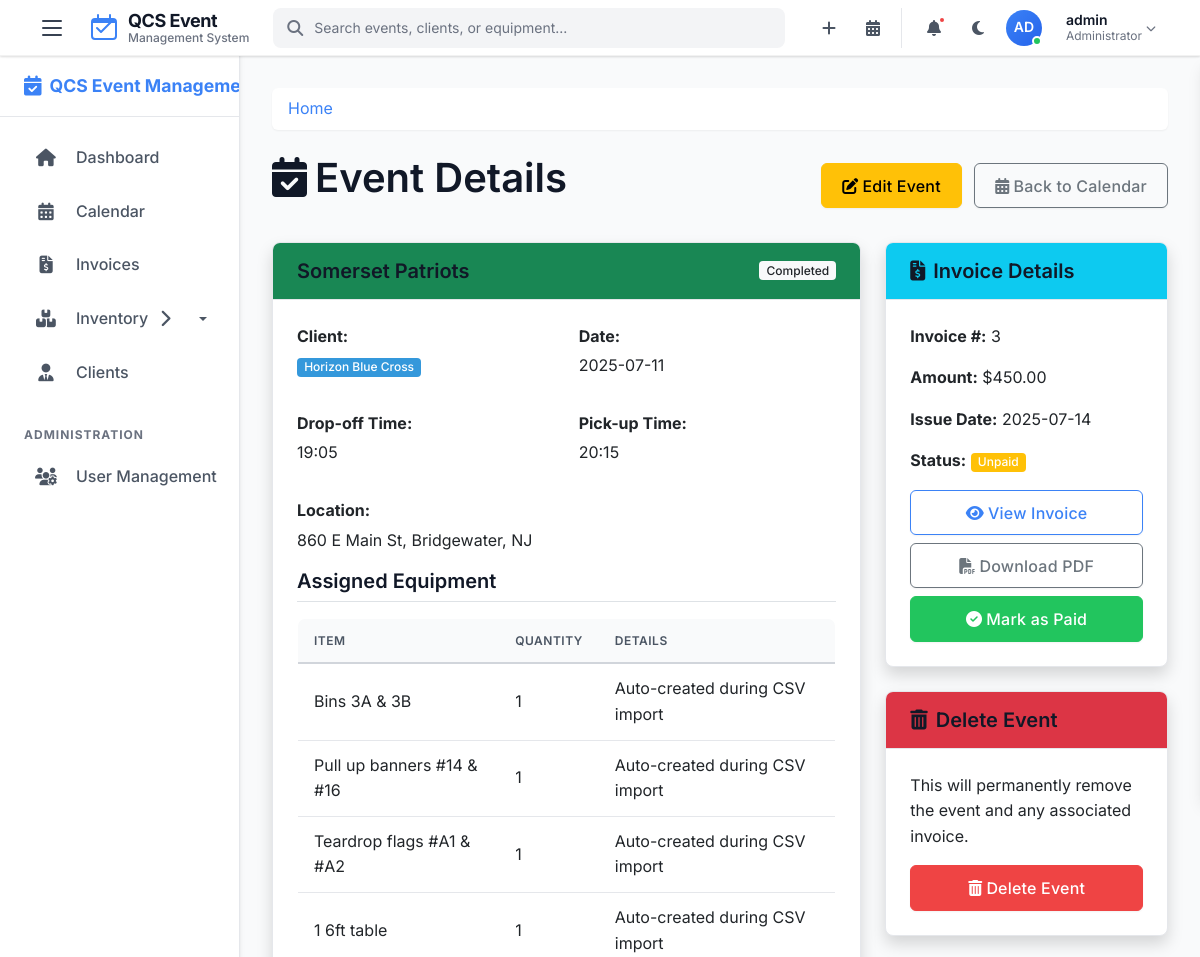
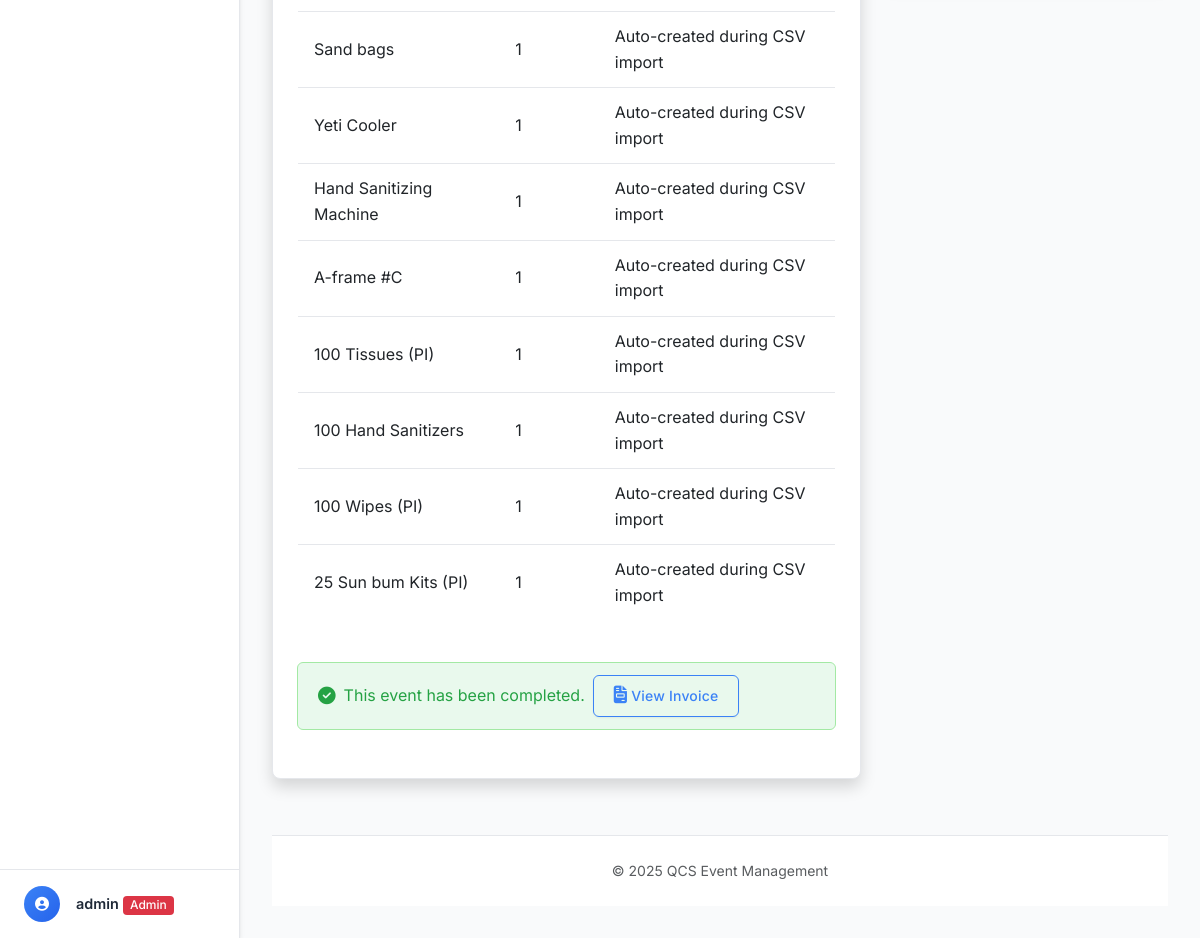
Screenshot of /events/4 (signed in) with the database file from the repository (2 pictures, top to bottom).
### tables this page shows
CREATE TABLE events (
    event_id INTEGER PRIMARY KEY AUTOINCREMENT,
    event_name TEXT NOT NULL,
    client_id INTEGER,
    category_id INTEGER,
    template_id INTEGER,
    ics_uid TEXT UNIQUE,  -- Unique identifier for ICS events
    event_date TEXT,  -- Store as YYYY-MM-DD
    end_date TEXT,    -- For multi-day events
    drop_off_time TEXT,      -- Store as HH:MM:SS
    pickup_time TEXT,
    is_all_day INTEGER DEFAULT 0, -- 0 for false, 1 for true
    has_conflicts INTEGER DEFAULT 0, -- 0 for no conflicts, 1 for conflicts
    is_recurring INTEGER DEFAULT 0, -- 0 for one-time, 1 for recurring
    recurrence_pattern TEXT,     -- daily, weekly, monthly, yearly
    recurrence_end_date TEXT,    -- When recurring events should stop
    parent_event_id INTEGER,     -- For recurring events
    original_start_date TEXT,    -- For moved recurring instances
    manager TEXT,
    onsite_contact TEXT,
    onsite_contact_phone TEXT,
    event_location TEXT,
    location_id INTEGER,     -- Reference to locations table
    items_needed TEXT,       -- List of items needed, including kits.
    boxes_from_pi INTEGER,   -- Number of boxes to be picked up from Positive Impact.
    notes TEXT,              -- Additional Information.
    status TEXT DEFAULT 'booked' CHECK(status IN ('booked', 'confirmed', 'in_progress', 'completed', 'cancelled')),
    created_by INTEGER,
    created_at TEXT NOT NULL DEFAULT (datetime('now')),
    last_updated TEXT,
    last_updated_by INTEGER,
    FOREIGN KEY (client_id) REFERENCES clients(id),
    FOREIGN KEY (category_id) REFERENCES event_categories(id),
    FOREIGN KEY (template_id) REFERENCES event_templates(id),
    FOREIGN KEY (location_id) REFERENCES locations(id),
    FOREIGN KEY (parent_event_id) REFERENCES events(event_id),
    FOREIGN KEY (created_by) REFERENCES users(id),
    FOREIGN KEY (last_updated_by) REFERENCES users(id)
);

CREATE TABLE clients (
    id INTEGER PRIMARY KEY AUTOINCREMENT,
    name TEXT NOT NULL,
    color TEXT NOT NULL,
    contact_person TEXT,
    phone TEXT,
    email TEXT,
    address TEXT,
    city TEXT,
    state TEXT,
    zip TEXT,
    notes TEXT,
    preferences TEXT,
    created_at TEXT NOT NULL DEFAULT (datetime('now')),
    created_by INTEGER,
    FOREIGN KEY (created_by) REFERENCES users(id)
);

CREATE TABLE equipment_assignments (
    id INTEGER PRIMARY KEY AUTOINCREMENT,
    event_id INTEGER NOT NULL,
    equipment_id INTEGER NOT NULL,
    quantity INTEGER NOT NULL DEFAULT 1,
    assigned_by INTEGER,
    assigned_at TEXT NOT NULL DEFAULT (datetime('now')),
    returned INTEGER NOT NULL DEFAULT 0,
    returned_at TEXT,
    notes TEXT,
    FOREIGN KEY (event_id) REFERENCES events(event_id),
    FOREIGN KEY (equipment_id) REFERENCES equipment(id),
    FOREIGN KEY (assigned_by) REFERENCES users(id)
);

CREATE TABLE equipment (
    id INTEGER PRIMARY KEY AUTOINCREMENT,
    name TEXT NOT NULL,
    description TEXT,
    quantity INTEGER NOT NULL DEFAULT 1,
    status TEXT DEFAULT 'available' CHECK(status IN ('available', 'maintenance', 'retired')),
    created_by INTEGER,
    created_at TEXT NOT NULL DEFAULT (datetime('now')),
    FOREIGN KEY (created_by) REFERENCES users(id)
);

CREATE TABLE invoices (
    id INTEGER PRIMARY KEY AUTOINCREMENT,
    event_id INTEGER,
    client_id INTEGER,
    amount REAL,
    issue_date TEXT NOT NULL DEFAULT (datetime('now')),
    due_date TEXT,
    status TEXT DEFAULT 'unpaid' CHECK(status IN ('unpaid', 'partial', 'paid', 'overdue')),
    notes TEXT,
    created_by INTEGER,
    last_updated TEXT,
    last_updated_by INTEGER,
    FOREIGN KEY (event_id) REFERENCES events(event_id),
    FOREIGN KEY (client_id) REFERENCES clients(id),
    FOREIGN KEY (created_by) REFERENCES users(id),
    FOREIGN KEY (last_updated_by) REFERENCES users(id)
);

### blueprints/calendar_bp.py (the view)
@calendar_bp.route('/events/<int:event_id>')
@login_required
def view_event(event_id):
    db = get_db()
    event = db.execute(
        'SELECT e.*, c.name as client_name, c.color as client_color '
        'FROM events e JOIN clients c ON e.client_id = c.id '
        'WHERE e.event_id = ?',
        (event_id,)
    ).fetchone()
    if event is None:
        abort(404)
    invoice = db.execute('SELECT * FROM invoices WHERE event_id = ?', (event_id,)).fetchone()
    equipment_assignments = db.execute(
        '''SELECT ea.quantity, e.name, e.description
           FROM equipment_assignments ea
           JOIN equipment e ON ea.equipment_id = e.id
           WHERE ea.event_id = ?''',
        (event_id,)
    ).fetchall()
    return render_template('view_event.html', event=event, invoice=invoice,
                          equipment_assignments=equipment_assignments)

### app.py (called while the page is built)
@app.after_request
def add_security_headers(response):
    response.headers['X-Content-Type-Options'] = 'nosniff'
    response.headers['X-Frame-Options'] = 'DENY'
    response.headers['X-XSS-Protection'] = '1; mode=block'
    response.headers['Strict-Transport-Security'] = 'max-age=31536000; includeSubDomains'
    return response

### helpers.py (called while the page is built)
def get_db():
    if 'db' not in g:
        g.db = sqlite3.connect(
            current_app.config['DATABASE'],
            detect_types=sqlite3.PARSE_DECLTYPES
        )
        g.db.row_factory = sqlite3.Row
    return g.db

def login_required(f):
    @wraps(f)
    def decorated_function(*args, **kwargs):
        if 'user_id' not in session:
            if request.path.startswith('/api/') or request.is_json or request.headers.get('X-Requested-With') == 'XMLHttpRequest':
                return jsonify({'error': 'Authentication required'}), 401
            else:
                flash('Please log in first', 'warning')
                return redirect(url_for('login'))
        return f(*args, **kwargs)
    return decorated_function

### templates/view_event.html (shortened to what this page needs)
{% extends 'layout.html' %}
{% block content %}
<div class="d-flex justify-content-between align-items-center mb-4">
    <h1><i class="fas fa-calendar-check me-2"></i>Event Details</h1>
    <div>
        <a href="{{ url_for('calendar.edit_event', event_id=event.event_id) }}" class="btn btn-warning me-2">
            <i class="fas fa-edit me-1"></i>Edit Event
        </a>
        <a href="{{ url_for('calendar.calendar') }}" class="btn btn-outline-secondary">
            <i class="fas fa-calendar-alt me-1"></i>Back to Calendar
        </a>
    </div>
</div>
<div class="row mb-4">
    <div class="col-md-8">
        <div class="card shadow mb-4">
            <div class="card-header d-flex justify-content-between align-items-center
                {% if event.status == 'completed' %}bg-success text-white
                {% elif event.status == 'cancelled' %}bg-danger text-white
                {% else %}bg-primary text-white{% endif %}">
                <h5 class="mb-0">{{ event.event_name }}</h5>
                <span class="badge bg-light text-dark">
                    {{ event.status|capitalize }}
                </span>
            </div>
            <div class="card-body">
                <div class="row mb-3">
                    <div class="col-md-6">
                        <p class="mb-1"><strong>Client:</strong></p>
                        <span class="badge client-badge" data-color="{{ event.client_color }}">
                            {{ event.client_name }}
                        </span>
                    </div>
                    <div class="col-md-6">
                        <p class="mb-1"><strong>Date:</strong></p>
                        <p>{{ event.event_date }}</p>
                    </div>
                </div>
                <div class="row mb-3">
                    <div class="col-md-6">
                        <p class="mb-1"><strong>Drop-off Time:</strong></p>
                        <p>{% if event.drop_off_time %}{{ event.drop_off_time }}{% else %}Not specified{% endif %}</p>
                    </div>
                    <div class="col-md-6">
                        <p class="mb-1"><strong>Pick-up Time:</strong></p>
                        <p>{% if event.pickup_time %}{{ event.pickup_time }}{% else %}Not specified{% endif %}</p>
                    </div>
                </div>
            <div class="mb-3">
                <p class="mb-1"><strong>Location:</strong></p>
                <p>{% if event.event_location %}{{ event.event_location }}{% else %}Not specified{% endif %}</p>
            </div>
            <div class="mb-3">
                <h5 class="border-bottom pb-2 mb-3">Assigned Equipment</h5>
                <div class="table-responsive">
                    {% if equipment_assignments %}
                        <table class="table table-sm">
                            <thead>
                                <tr>
                                    <th>Item</th>
                                    <th>Quantity</th>
                                    <th>Details</th>
                                </tr>
                            </thead>
                            <tbody>
                                {% for item in equipment_assignments %}
                                <tr>
                                    <td>{{ item.name }}</td>
                                    <td>{{ item.quantity }}</td>
                                    <td>{% if item.description %}{{ item.description }}{% else %}-{% endif %}</td>
                                </tr>
                                {% endfor %}
                            </tbody>
                        </table>
                    {% else %}
                        <p class="text-muted">No equipment assigned to this event.</p>
                    {% endif %}
                </div>
            </div>
            {% if event.status in ['booked', 'confirmed', 'in_progress'] %}
            <div class="alert alert-info">
                <i class="fas fa-info-circle me-2"></i>
                This event is currently {{ event.status }}. Mark as completed after the event to generate an invoice.
            </div>
            <form method="POST" action="{{ url_for('calendar.complete_event', event_id=event.event_id) }}" style="display: inline;">
                <button type="submit" class="btn btn-success" onclick="return confirm('Are you sure you want to mark this event as completed? This will generate an invoice.')">
                    <i class="fas fa-check-circle me-1"></i>Mark as Completed
                </button>
            </form>
            {% elif event.status == 'completed' %}
            <div class="alert alert-success">
                <i class="fas fa-check-circle me-2"></i>
                This event has been completed.
                {% if invoice %}
                    <a href="{{ url_for('calendar.view_invoice', invoice_id=invoice.id) }}" class="btn btn-sm btn-outline-primary ms-2">
                        <i class="fas fa-file-invoice me-1"></i>View Invoice
                    </a>
                {% endif %}
            </div>
            {% endif %}
            </div>
        </div>
    </div>
    <div class="col-md-4">
        {% if invoice %}
        <div class="card shadow">
            <div class="card-header bg-info text-white">
                <h5 class="mb-0"><i class="fas fa-file-invoice-dollar me-2"></i>Invoice Details</h5>
            </div>
            <div class="card-body">
                <p><strong>Invoice #:</strong> {{ invoice.id }}</p>
                <p><strong>Amount:</strong> ${{ "%.2f"|format(invoice.amount) }}</p>
                <p><strong>Issue Date:</strong> {{ invoice.issue_date }}</p>
                <p>
                    <strong>Status:</strong>
                    <span class="badge {% if invoice.status == 'paid' %}bg-success{% else %}bg-warning{% endif %}">
                        {{ invoice.status|capitalize }}
                    </span>
                </p>
                <div class="d-grid gap-2 mt-3">
                    <a href="{{ url_for('calendar.view_invoice', invoice_id=invoice.id) }}" class="btn btn-outline-primary">
                        <i class="fas fa-eye me-1"></i>View Invoice
                    </a>
                    <a href="{{ url_for('calendar.generate_invoice_pdf', invoice_id=invoice.id) }}" class="btn btn-outline-secondary">
                        <i class="fas fa-file-pdf me-1"></i>Download PDF
                    </a>
                    {% if invoice.status == 'unpaid' %}
                    <form action="{{ url_for('calendar.mark_invoice_paid', invoice_id=invoice.id) }}" method="post">
                        <button type="submit" class="btn btn-success w-100">
                            <i class="fas fa-check-circle me-1"></i>Mark as Paid
                        </button>
                    </form>
                    {% endif %}
                </div>
            </div>
        </div>
        {% endif %}
        <div class="card shadow mt-4">
            <div class="card-header bg-danger text-white">
                <h5 class="mb-0"><i class="fas fa-trash-alt me-2"></i>Delete Event</h5>
            </div>
            <div class="card-body">
                <p>This will permanently remove the event and any associated invoice.</p>
                <button class="btn btn-danger w-100 delete-event-btn" data-bs-toggle="modal" data-bs-target="#deleteConfirmModal">
                    <i class="fas fa-trash-alt me-1"></i>Delete Event
                </button>
            </div>
        </div>
    </div>
</div>
{% endblock %}

### rows the page displays
events: event_name "Somerset Patriots", status "Completed", event_date "2025-07-11", drop_off_time "19:05", pickup_time "20:15", event_location "860 E Main St, Bridgewater, NJ"
clients: client_name "Horizon Blue Cross"
equipment_assignments: name "Bins 3A & 3B", quantity "1", description "Auto-created during CSV import"
equipment_assignments: name "Pull up banners #14 & #16", quantity "1", description "Auto-created during CSV import"
equipment_assignments: name "Teardrop flags #A1 & #A2", quantity "1", description "Auto-created during CSV import"
equipment_assignments: name "1 6ft table", quantity "1", description "Auto-created during CSV import"
equipment_assignments: name "Sand bags", quantity "1", description "Auto-created during CSV import"
equipment_assignments: name "Yeti Cooler", quantity "1", description "Auto-created during CSV import"
equipment_assignments: name "Hand Sanitizing Machine", quantity "1", description "Auto-created during CSV import"
equipment_assignments: name "A-frame #C", quantity "1", description "Auto-created during CSV import"
equipment_assignments: name "100 Tissues (PI)", quantity "1", description "Auto-created during CSV import"
equipment_assignments: name "100 Hand Sanitizers", quantity "1", description "Auto-created during CSV import"
equipment_assignments: name "100 Wipes (PI)", quantity "1", description "Auto-created during CSV import"
equipment_assignments: name "25 Sun bum Kits (PI)", quantity "1", description "Auto-created during CSV import"
invoices: id "3", amount "450.00", issue_date "2025-07-14", status "Unpaid"

### other values shown
{{ session.username[:2].upper() }} "AD"
{{ session.username }} "admin"
